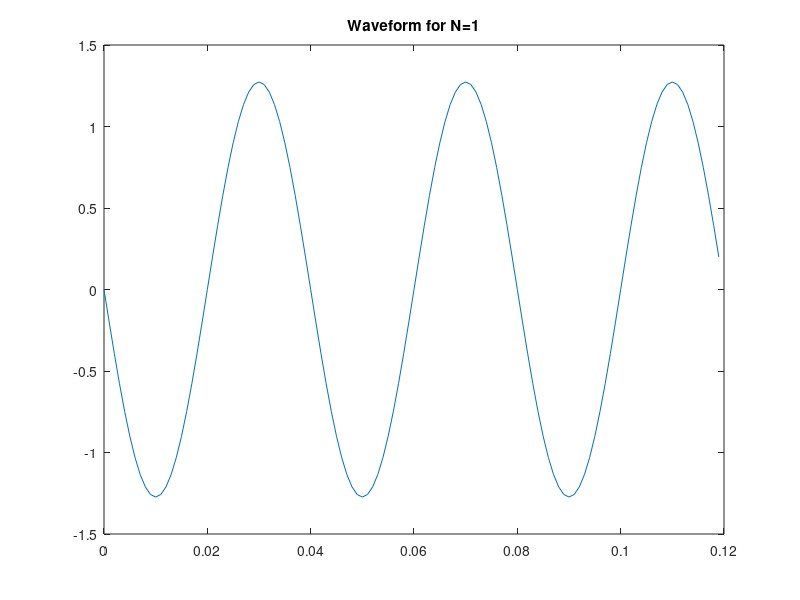

Here is the MATLAB script that generated this plot:
clear;
clc;
clf;
T=0.12;sum=0;f0=25;
fs=1000;
N=1;
t=0;i=1;
while t<T
    sum=0;
    k=1;
    while k<=N
        X=1j*4/(k*pi);
        disp(X)
        sum = sum + X*exp(1j*2*pi*k*f0*t);
        disp(sum);
        k=k+2;
    end
    x(i)=real(sum);
    t=t+1/fs;
    i=i+1;
    
end
t=0:1/fs:T-1/fs;
plot(t,x)
title('Waveform for N=1')